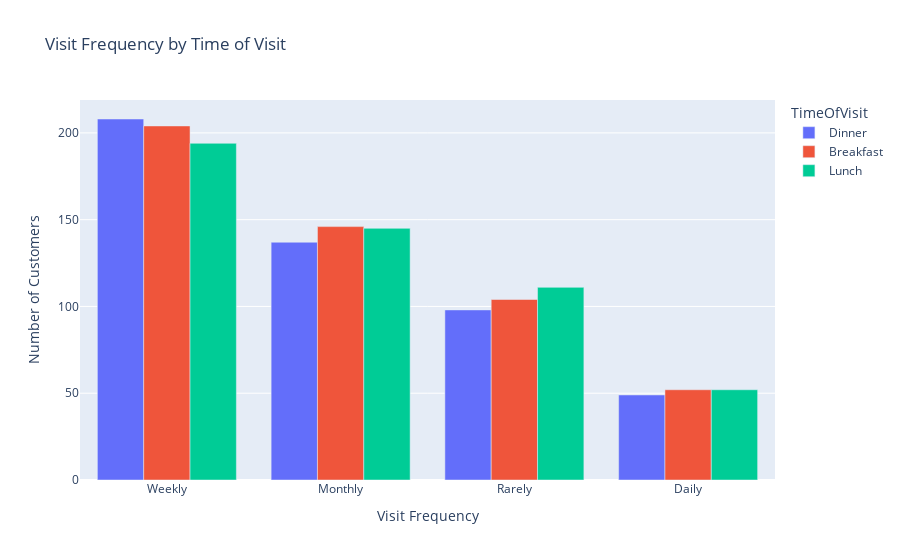

Write notebook code for a chart like this one.
### Code cell
restaurant_copy[['VisitFrequency', 'TimeOfVisit']].value_counts()

# Create bar chart of visit frequency by time of visit
visit_time = restaurant_copy[['VisitFrequency', 'TimeOfVisit']].value_counts().reset_index()
visit_time.columns = ['VisitFrequency', 'TimeOfVisit', 'Count']

fig = px.bar(visit_time,
             x='VisitFrequency', 
             y='Count',
             color='TimeOfVisit',
             title='Visit Frequency by Time of Visit',
             barmode='group')

# Update layout
fig.update_layout(
    xaxis_title="Visit Frequency",
    yaxis_title="Number of Customers"
)

fig.show()

### Figure 1 — Plotly figure (JSON) as saved in the notebook; plotly's stock layout.template omitted (floating-point values rounded to 4 significant figures)
{"data": [{"alignmentgroup": "True", "hovertemplate": "TimeOfVisit=Dinner<br>VisitFrequency=%{x}<br>Count=%{y}<extra></extra>", "legendgroup": "Dinner", "marker": {"color": "#636efa", "pattern": {"shape": ""}}, "name": "Dinner", "offsetgroup": "Dinner", "orientation": "v", "showlegend": true, "textposition": "auto", "type": "bar", "x": ["Weekly", "Monthly", "Rarely", "Daily"], "xaxis": "x", "y": [208, 137, 98, 49], "yaxis": "y"}, {"alignmentgroup": "True", "hovertemplate": "TimeOfVisit=Breakfast<br>VisitFrequency=%{x}<br>Count=%{y}<extra></extra>", "legendgroup": "Breakfast", "marker": {"color": "#EF553B", "pattern": {"shape": ""}}, "name": "Breakfast", "offsetgroup": "Breakfast", "orientation": "v", "showlegend": true, "textposition": "auto", "type": "bar", "x": ["Weekly", "Monthly", "Rarely", "Daily"], "xaxis": "x", "y": [204, 146, 104, 52], "yaxis": "y"}, {"alignmentgroup": "True", "hovertemplate": "TimeOfVisit=Lunch<br>VisitFrequency=%{x}<br>Count=%{y}<extra></extra>", "legendgroup": "Lunch", "marker": {"color": "#00cc96", "pattern": {"shape": ""}}, "name": "Lunch", "offsetgroup": "Lunch", "orientation": "v", "showlegend": true, "textposition": "auto", "type": "bar", "x": ["Weekly", "Monthly", "Rarely", "Daily"], "xaxis": "x", "y": [194, 145, 111, 52], "yaxis": "y"}], "layout": {"barmode": "group", "legend": {"title": {"text": "TimeOfVisit"}, "tracegroupgap": 0}, "title": {"text": "Visit Frequency by Time of Visit"}, "xaxis": {"anchor": "y", "domain": [0, 1], "title": {"text": "Visit Frequency"}}, "yaxis": {"anchor": "x", "domain": [0, 1], "title": {"text": "Number of Customers"}}}}
